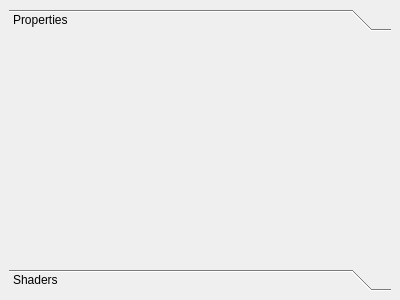
<?xml version="1.0" encoding="UTF-8"?>
<ui version="4.0">
 <class>ToolBox</class>
 <widget class="QDockWidget" name="ToolBox">
  <property name="geometry">
   <rect>
    <x>0</x>
    <y>0</y>
    <width>400</width>
    <height>300</height>
   </rect>
  </property>
  <property name="sizePolicy">
   <sizepolicy hsizetype="Preferred" vsizetype="Preferred">
    <horstretch>0</horstretch>
    <verstretch>0</verstretch>
   </sizepolicy>
  </property>
  <property name="minimumSize">
   <size>
    <width>86</width>
    <height>167</height>
   </size>
  </property>
  <property name="windowTitle">
   <string>Object Details</string>
  </property>
  <widget class="QWidget" name="dockWidgetContents">
   <property name="sizePolicy">
    <sizepolicy hsizetype="Preferred" vsizetype="Preferred">
     <horstretch>0</horstretch>
     <verstretch>0</verstretch>
    </sizepolicy>
   </property>
   <layout class="QVBoxLayout" name="verticalLayout">
    <item>
     <widget class="QToolBox" name="toolBox">
      <property name="currentIndex">
       <number>0</number>
      </property>
      <widget class="QWidget" name="page_properties">
       <property name="enabled">
        <bool>true</bool>
       </property>
       <property name="geometry">
        <rect>
         <x>0</x>
         <y>0</y>
         <width>382</width>
         <height>201</height>
        </rect>
       </property>
       <property name="sizePolicy">
        <sizepolicy hsizetype="Preferred" vsizetype="Preferred">
         <horstretch>0</horstretch>
         <verstretch>0</verstretch>
        </sizepolicy>
       </property>
       <attribute name="label">
        <string>Properties</string>
       </attribute>
      </widget>
      <widget class="QWidget" name="page_shaders">
       <property name="geometry">
        <rect>
         <x>0</x>
         <y>0</y>
         <width>382</width>
         <height>201</height>
        </rect>
       </property>
       <attribute name="label">
        <string>Shaders</string>
       </attribute>
      </widget>
     </widget>
    </item>
   </layout>
  </widget>
 </widget>
 <resources/>
 <connections/>
</ui>
